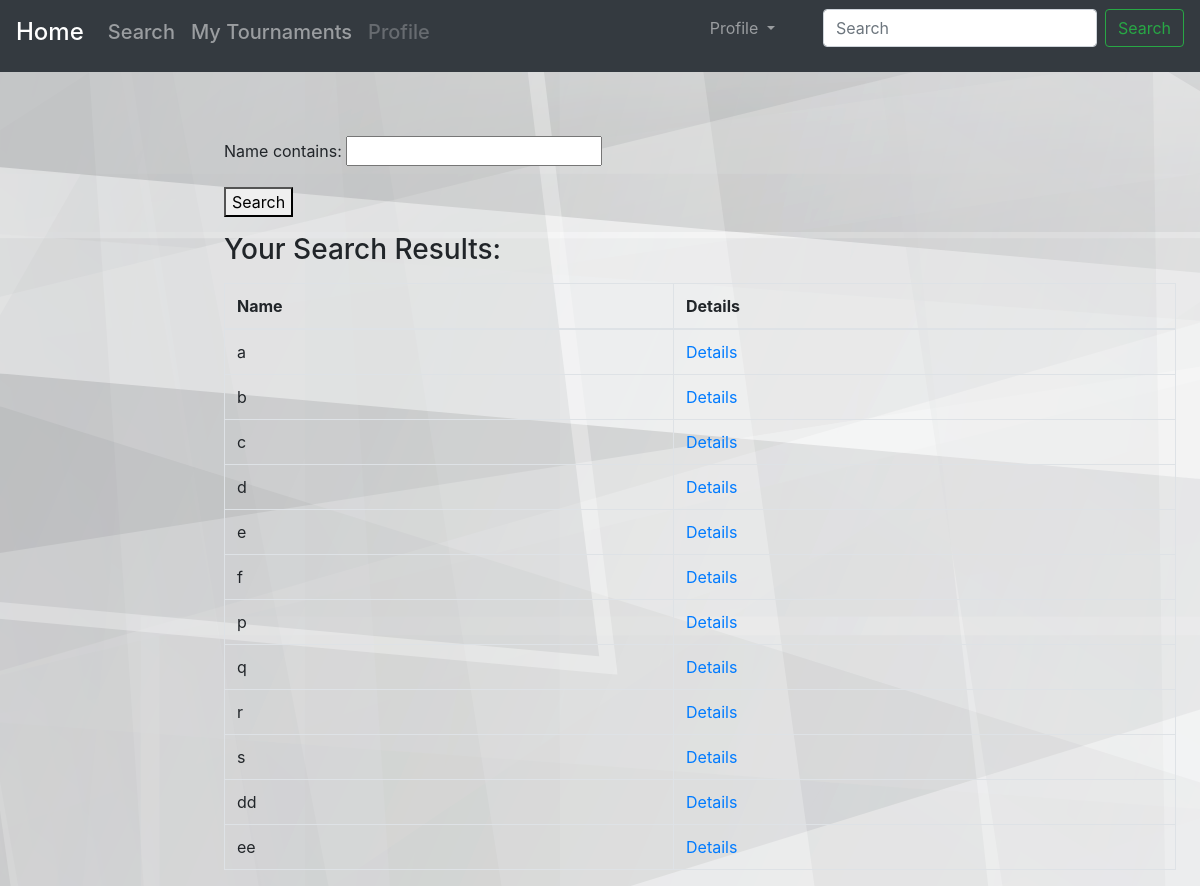
/search/teams/ (signed in), run on an earlier commit of the app's database.
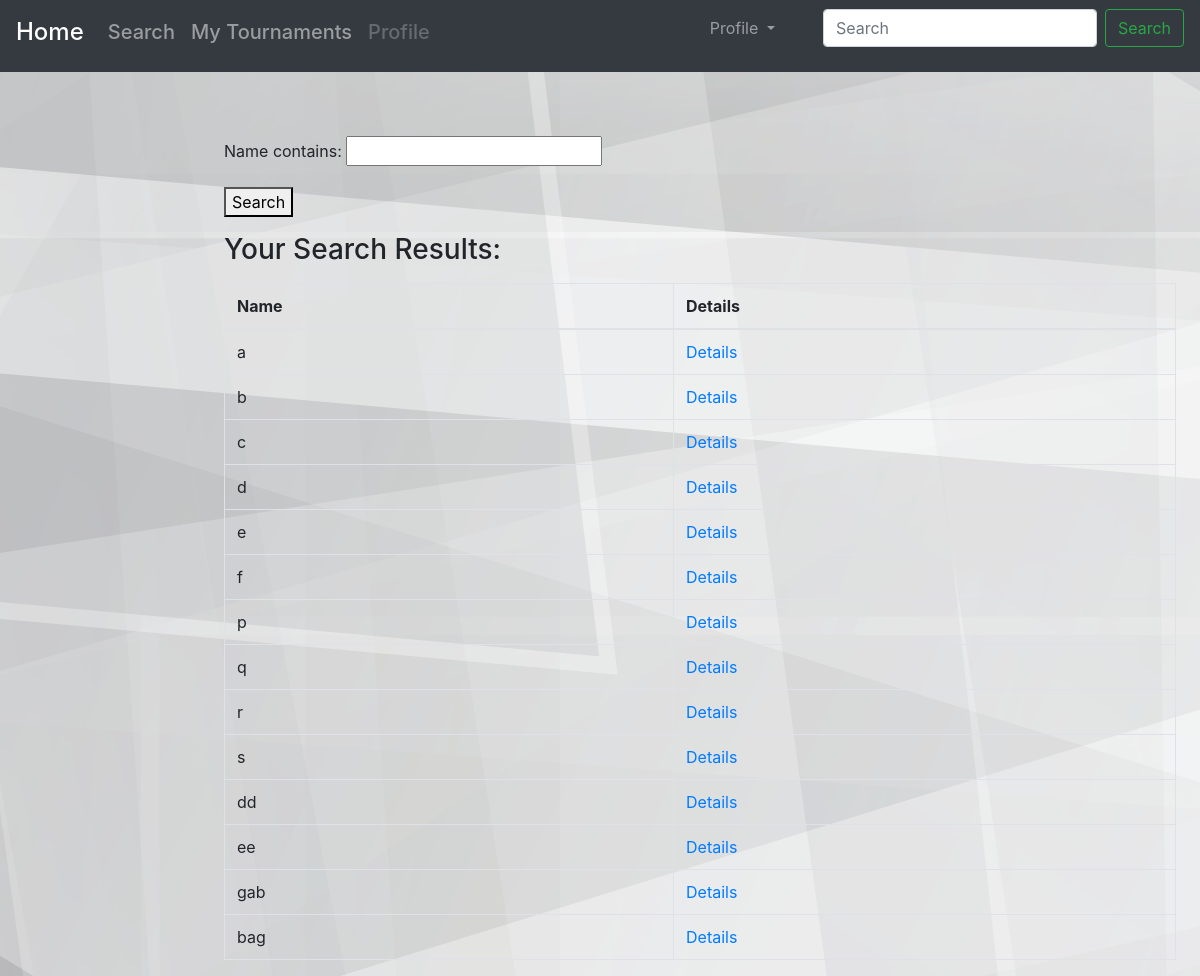
And on a later commit of the database.
### tournament/models.py (models this page shows, shortened)
class Team(models.Model):
    name = models.CharField(max_length=20, unique=True)
    owner = models.CharField(max_length=20)
    logo = models.ImageField()
    tournament = models.ForeignKey(Tournament, on_delete=models.CASCADE, null=True, blank=True)
    players = models.ManyToManyField(Player)

### search/views.py (the view)
# urls.py: path('teams/', views.search_teams, name='search_teams'),
def search_teams(request):
    teams = Team.objects.all()
    teams_filter = TeamFilter(request.GET, queryset=teams)
    try:
        player = Player.objects.get(pk=request.user.id)
        context = {'P': player, 'filter': teams_filter}
    except Exception:
        try:
            o = Organizer.objects.get(pk=request.user.id)
            context = {'O': o, 'filter': teams_filter}
        except Exception:
            context = {'P': None, 'filter': teams_filter}
    return render(request, 'search/search_teams.html', context)

### search/templates/search/search_teams.html (shortened to what this page needs)
{% extends 'search/base.html' %}
{% block body %}
    {% load staticfiles %}
    <link  rel="stylesheet" type="text/css" href="{% static 'organizer/base.css' %}">
     <main role="main" class="col-md-9 ml-sm-auto col-lg-10 pt-3 px-4">
      <form method="get">
       {{ filter.form.as_p }}
        <button type="submit">Search</button>
      </form>
    <p><h3>Your Search Results:</h3></p>
      <table class="table table-bordered">
        <thead>
          <tr>
            <th>Name</th>
              <th>Details</th>
          </tr>
        </thead>
        <tbody>
          {% for team in filter.qs %}
            <tr>
              <td>{{ team.name }}</td>
              <td><a href="{% url 'search:teams_details' team.id %}">Details</a></td>
            </tr>
          {% empty %}
            <tr>
              <td colspan="5">No data</td>
            </tr>
          {% endfor %}
        </tbody>
      </table>
      </main>
{% endblock %}

What changed in the data, as far as the page shows it:
added Team: name "gab"
added Team: name "bag"
